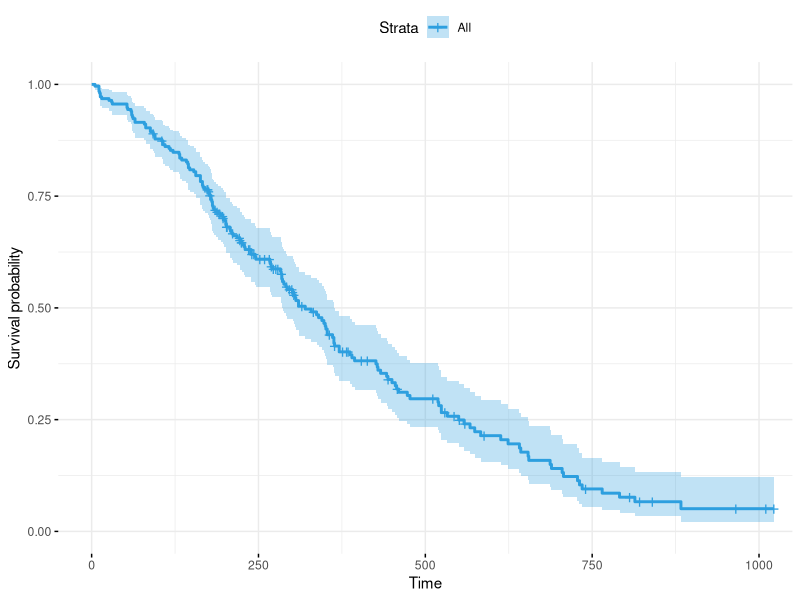
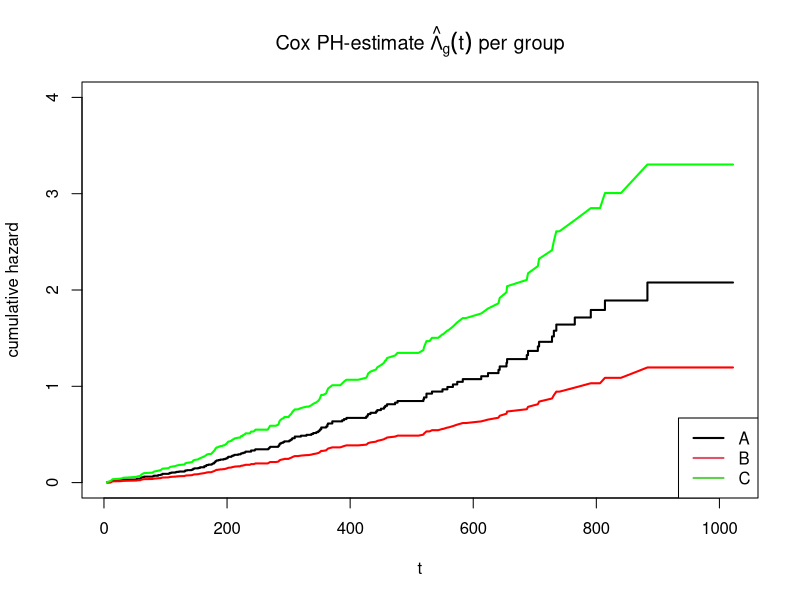
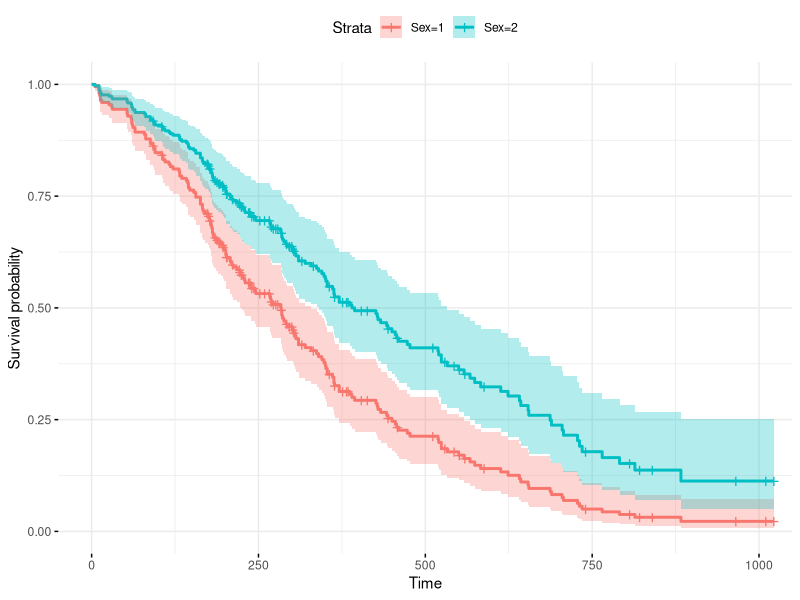

Here is the R script that generated these plots, in order:
# http://www.sthda.com/english/wiki/cox-proportional-hazards-model
# Cox Proportional-Hazards Regression


install.packages(c("survival", "survminer"))
library("survival")
library("survminer")


data("lung")
head(lung)


# Univariate Cox regression
res.cox <- coxph(Surv(time, status) ~ sex, data = lung)
res.cox
summary(res.cox)

covariates <- c("age", "sex",  "ph.karno", "ph.ecog", "wt.loss")
univ_formulas <- sapply(covariates,
                        function(x) as.formula(paste('Surv(time, status)~', x)))

univ_models <- lapply( univ_formulas, function(x){coxph(x, data = lung)})
# Extract data 
univ_results <- lapply(univ_models,
                       function(x){ 
                         x <- summary(x)
                         p.value<-signif(x$wald["pvalue"], digits=2)
                         wald.test<-signif(x$wald["test"], digits=2)
                         beta<-signif(x$coef[1], digits=2);#coeficient beta
                         HR <-signif(x$coef[2], digits=2);#exp(beta)
                         HR.confint.lower <- signif(x$conf.int[,"lower .95"], 2)
                         HR.confint.upper <- signif(x$conf.int[,"upper .95"],2)
                         HR <- paste0(HR, " (", 
                                      HR.confint.lower, "-", HR.confint.upper, ")")
                         res<-c(beta, HR, wald.test, p.value)
                         names(res)<-c("beta", "HR (95% CI for HR)", "wald.test", 
                                       "p.value")
                         return(res)
                         #return(exp(cbind(coef(x),confint(x))))
                       })
res <- t(as.data.frame(univ_results, check.names = FALSE))
as.data.frame(res)


# Multivariate Cox regression analysis
res.cox <- coxph(Surv(time, status) ~ age + sex + ph.ecog, data = lung)
res.cox
summary(res.cox)

# Visualizing the estimated distribution of survival times
# Plot the baseline survival function
ggsurvplot(survfit(res.cox, data = lung), 
           palette = "#2E9FDF",
           ggtheme = theme_minimal())


# Cumulative baseline hazard
expCoef  <- exp(coef(res.cox))
Lambda0A <- basehaz(res.cox, centered=FALSE)
Lambda0B <- expCoef[2]*Lambda0A$hazard
Lambda0C <- expCoef[3]*Lambda0A$hazard
plot(hazard ~ time, main=expression(paste("Cox PH-estimate ", hat(Lambda)[g](t), " per group")),
     type="s", ylim=c(0, 4), xlab="t", ylab="cumulative hazard", lwd=2, data=Lambda0A)
lines(Lambda0A$time, Lambda0B, lwd=2, col="red")
lines(Lambda0A$time, Lambda0C, lwd=2, col="green")
legend(x="bottomright", lwd=2, col=1:3, legend=LETTERS[1:3])



# Create the new data  
sex_df <- with(lung,
               data.frame(sex = c(1, 2), 
                          age = rep(mean(age, na.rm = TRUE), 2),
                          ph.ecog = c(1, 1)
               )
)
sex_df

# Survival curves
fit <- survfit(res.cox, newdata = sex_df)
ggsurvplot(fit, 
           conf.int = TRUE, 
           legend.labs=c("Sex=1", "Sex=2"),
           data = sex_df,
           ggtheme = theme_minimal())

